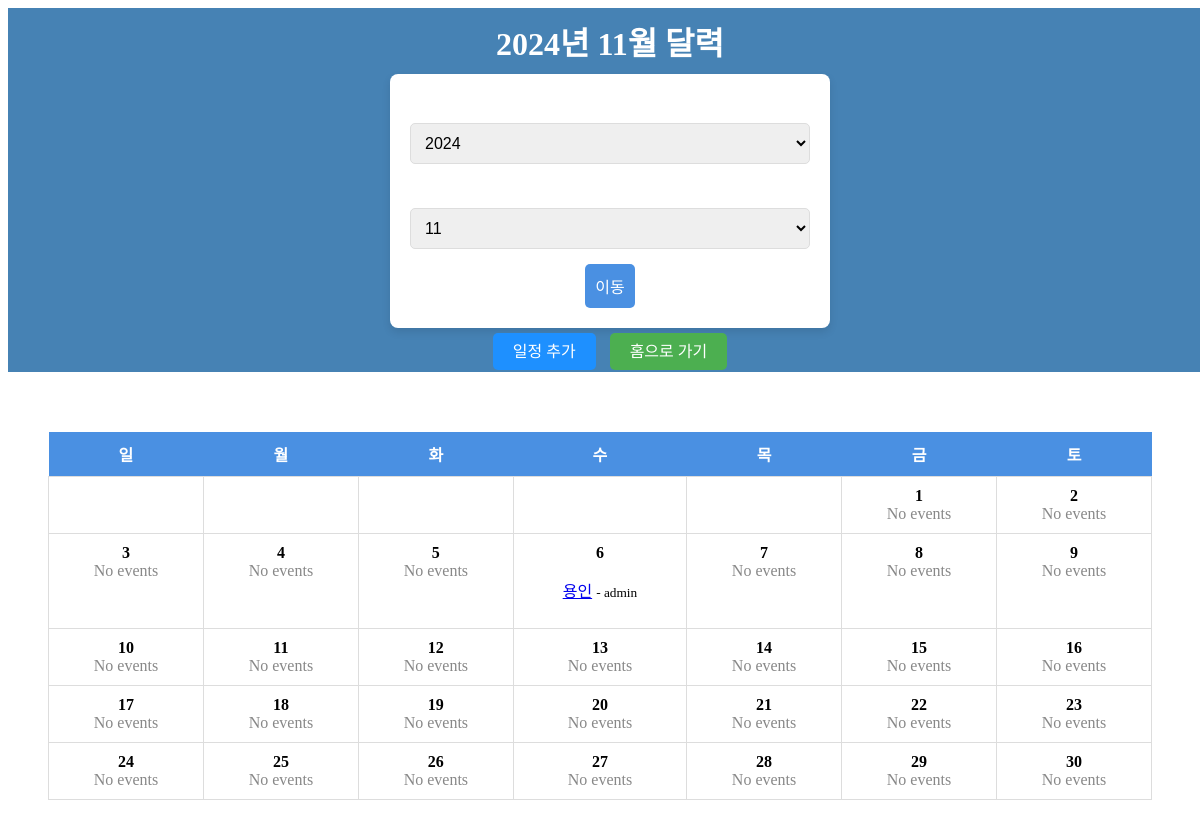
/scheduler/ (signed in), run on an earlier commit of the app's database.
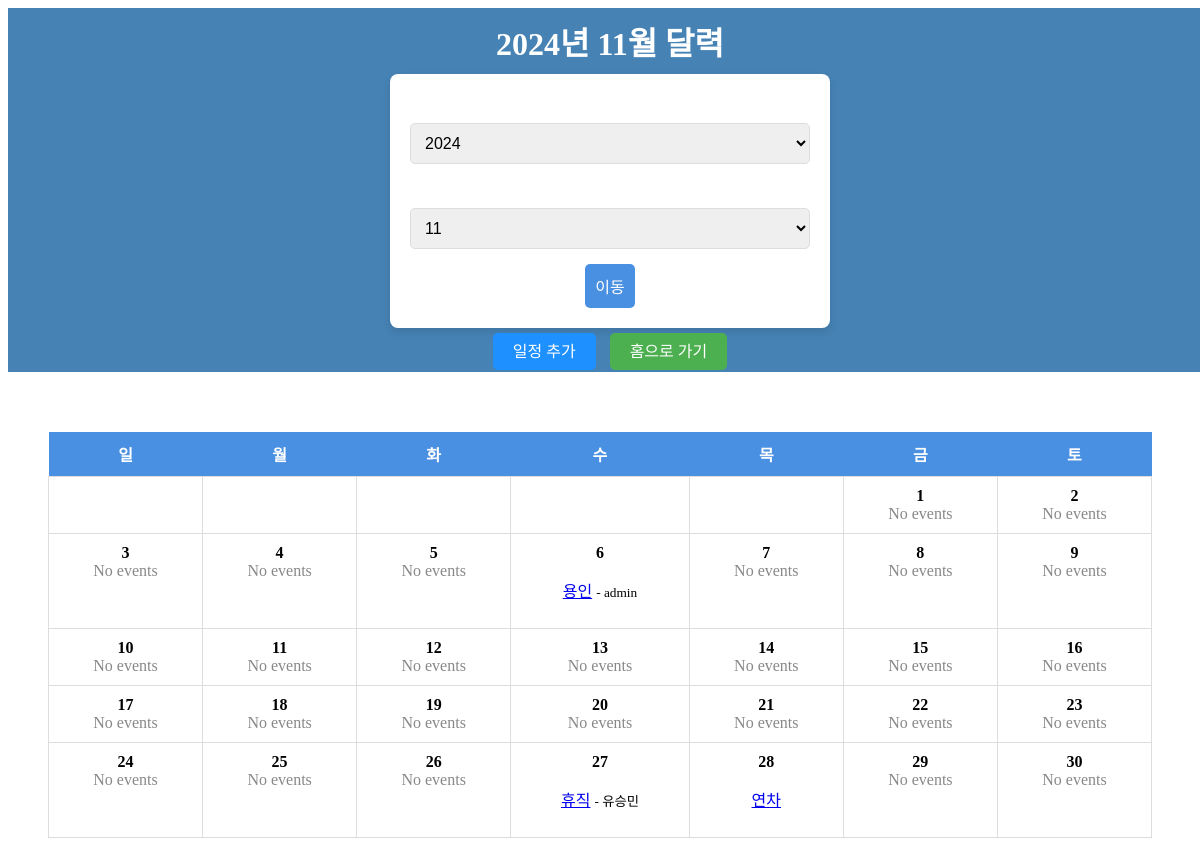
And on a later commit of the database.
### apps/scheduler/models.py (models this page shows, shortened)
class Event(models.Model):
    title = models.CharField(max_length=200)
    description = models.TextField(blank=True)
    start_date = models.DateField()
    end_date = models.DateField()
    is_public = models.BooleanField(default=False)
    created_by = models.ForeignKey(settings.AUTH_USER_MODEL, on_delete=models.CASCADE)
    created_at = models.DateTimeField(auto_now_add=True)

### apps/accounts/models.py (models this page shows, shortened)
class CustomUser(AbstractBaseUser):
    username = models.CharField(max_length=150, unique=True)
    email = models.EmailField(unique=True) # 이메일 필드
    first_name = models.CharField(max_length=30, blank=True)  # 이름 필드 추가
    last_name = models.CharField(max_length=30, blank=True)   # 성 필드 추가
    is_active = models.BooleanField(default=True)
    is_staff = models.BooleanField(default=False)
    is_superuser = models.BooleanField(default=False)  # 슈퍼유저 필드
    objects = CustomUserManager()
    USERNAME_FIELD = 'username'
    REQUIRED_FIELDS = ['email']

### apps/scheduler/views.py (the view)
# urls.py: path('', views.calendar_view, name='calendar'),
@login_required
def calendar_view(request, year=None, month=None):
    today = timezone.now()
    year = year or today.year
    month = month or today.month
    try:
        if 'year' in request.GET:
            year = int(request.GET.get('year', year))
        if 'month' in request.GET:
            month = int(request.GET.get('month', month))
        if month < 1 or month > 12:
            raise ValueError("유효하지 않은 월입니다.")
    except ValueError:
        return HttpResponse("잘못된 연도나 월입니다.", status=400)
    events = Event.objects.filter(
        start_date__year=year,
        start_date__month=month
    ).filter(Q(is_public=True) | Q(created_by=request.user))
    cal = calendar.Calendar(firstweekday=6)
    month_days = cal.monthdayscalendar(year, month)
    days = {day: [] for day in range(1, 32)}
    for event in events:
        day = event.start_date.day
        days[day].append(event)
    calendar_weeks = []
    for week in month_days:
        week_days = []
        for day in week:
            if day == 0:
                week_days.append({
                    'day': None,
                    'events': []
                })
            else:
                week_days.append({
                    'day': day,
                    'events': days.get(day, [])
                })
        calendar_weeks.append(week_days)
    context = {
        'year': year,
        'month': month,
        'calendar_weeks': calendar_weeks,
        'year_range': range(today.year - 5, today.year + 6),
        'month_range': range(1, 13),
    }
    return render(request, 'scheduler/calendar.html', context)

### apps/scheduler/templates/scheduler/calendar.html (shortened to what this page needs)
<!DOCTYPE html>
<html lang="ko">
<head>
    {% load static %}
    <link rel="stylesheet" href="{% static 'css/style.css' %}">
</head>
<body>
    <header style="text-align: center; padding: 10px; background-color: #4682B4; color: white;">
        <h1>{{ year }}년 {{ month }}월 달력</h1>
        <nav>
            <form method="GET" action="{% url 'scheduler:calendar_by_month' year=year month=month %}" style="display: inline-block; margin: 10px;">
                <label for="year">년도:</label>
                <select name="year" id="year">
                    {% for y in year_range %}
                    <option value="{{ y }}" {% if y == year %}selected{% endif %}>{{ y }}</option>
                    {% endfor %}
                </select>
                <label for="month">월:</label>
                <select name="month" id="month">
                    {% for m in month_range %}
                    <option value="{{ m }}" {% if m == month %}selected{% endif %}>{{ m }}</option>
                    {% endfor %}
                </select>
                <button type="submit">이동</button>
            </form>
        </nav>
        <a href="{% url 'scheduler:event_create' %}" class="button" style="padding: 10px 20px; background-color: #1E90FF; color: white; text-decoration: none;">일정 추가</a>
        <a href="{% url 'home' %}" class="button" style="padding: 10px 20px; background-color: #4CAF50; color: white; text-decoration: none; margin-left: 10px;">홈으로 가기</a>
    </header>
    <main style="margin: 20px;">
        <table style="width: 100%; border-collapse: collapse; text-align: center;">
            <thead>
                <tr>
                    <th>일</th>
                    <th>월</th>
                    <th>화</th>
                    <th>수</th>
                    <th>목</th>
                    <th>금</th>
                    <th>토</th>
                </tr>
            </thead>
            <tbody>
                {% for week in calendar_weeks %}
                <tr>
                    {% for day in week %}
                    <td style="padding: 10px; border: 1px solid #ddd;">
                        {% if day.day %}
                            <strong>{{ day.day }}</strong>
                            {% if day.events %}
                            <ul style="padding: 0; list-style-type: none;">
                                {% for event in day.events %}
                                <li>
                                    <a href="{% url 'scheduler:event_detail' event.id %}">{{ event.title }}</a>
                                    {% if event.is_public %}
                                        <small>- {{ event.created_by.username }}</small>
                                    {% endif %}
                                </li>
                                {% endfor %}
                            </ul>
                            {% else %}
                            <p style="color: #888;">No events</p>
                            {% endif %}
                        {% else %}
                            &nbsp;
                        {% endif %}
                    </td>
                    {% endfor %}
                </tr>
                {% endfor %}
            </tbody>
        </table>
    </main>
</body>
</html>

### static/css/style.css (style rules this page uses)
header { background-color: #4a90e2; color: #fff; padding: 20px 0; text-align: center; position: relative; width: 100%; }
header h1 { font-size: 2em; margin: 0; }
header form, header a.button { margin-top: 10px; }
table { width: 100%; border-collapse: collapse; margin-top: 20px; }
thead th { background-color: #4a90e2; color: white; padding: 10px; }
tbody td { padding: 20px; border: 1px solid #ddd; vertical-align: top; text-align: center; }
tbody td p { color: #888; margin: 0; }
main { display: flex; justify-content: center; padding: 20px; }
form { background-color: #fff; padding: 20px; border-radius: 8px; box-shadow: 0 4px 8px rgba(0, 0, 0, 0.1); max-width: 400px; width: 100%; }
form label { font-weight: bold; margin-bottom: 5px; display: block; }
form input, form textarea, form select { width: 100%; padding: 10px; margin-bottom: 15px; border: 1px solid #ddd; border-radius: 5px; font-size: 16px; }
form button { background-color: #4a90e2; color: white; padding: 10px; border: none; border-radius: 5px; font-size: 16px; cursor: pointer; }
.button { background-color: #1E90FF; color: #fff; padding: 10px 20px; border-radius: 5px; text-decoration: none; font-size: 16px; cursor: pointer; transition: background-color 0.3s; }

What changed in the data, as far as the page shows it:
added Event: title "휴직", created_by.username "유승민", shown under "27"
added Event: title "연차", shown under "28"
Also different on the page:
list line gone: "No events No events"
